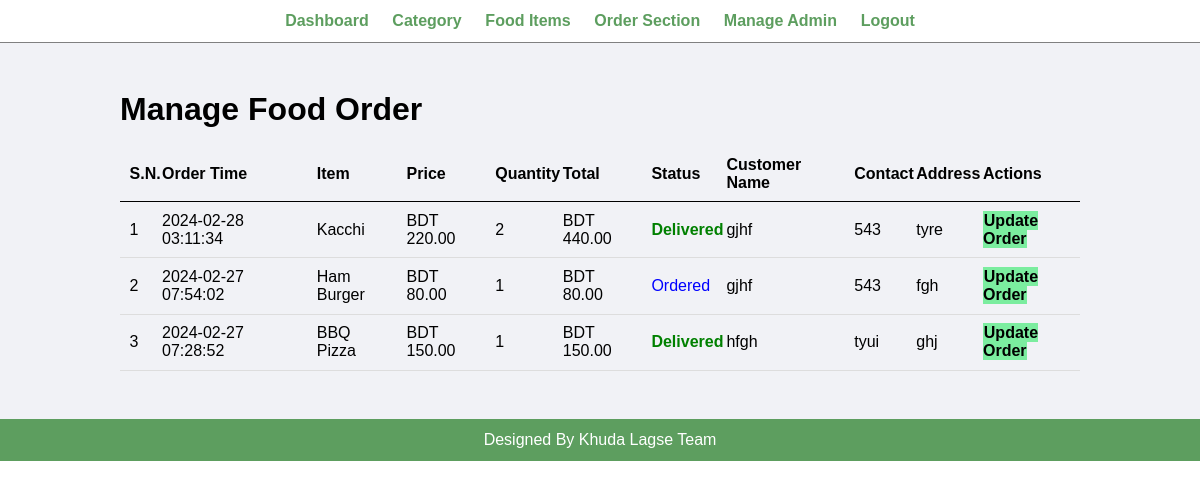
Screenshot of /admin/manage-order.php (signed in) with the database file from the repository.
### tables this page shows
CREATE TABLE `tbl_order` (
  `id` int(10) UNSIGNED NOT NULL,
  `food` varchar(150) NOT NULL,
  `price` decimal(10,2) NOT NULL,
  `qty` int(11) NOT NULL,
  `total` decimal(10,2) NOT NULL,
  `order_date` datetime NOT NULL,
  `status` varchar(50) NOT NULL,
  `customer_name` varchar(150) NOT NULL,
  `customer_contact` varchar(20) NOT NULL,
  `customer_email` varchar(150) NOT NULL,
  `customer_address` varchar(255) NOT NULL
);

### admin/manage-order.php (the view, shortened to what this page needs)
<?php include('partials/menu.php'); ?>
<div class="main-content">
    <div class="wrapper">
        <h1>Manage Food Order</h1>
                <br>
                <table class="tbl-full">
                    <tr>
                        <th>S.N.</th>
                        <th> Order Time </th>
                        <th> Item </th>
                        <th> Price </th>
                        <th> Quantity </th>
                        <th> Total </th>
                        <th> Status </th>
                        <th> Customer Name </th>
                        <th> Contact </th>
                        <th> Address </th>
                        <th> Actions </th>
                    </tr>
                    <?php
                        $sql = "SELECT * FROM tbl_order ORDER BY id DESC";
                        $res = mysqli_query($conn, $sql);
                        $count = mysqli_num_rows($res);
                        $sn = 1;
                        if($count>0)
                        {
                            while($row=mysqli_fetch_assoc($res))
                            {
                                $id = $row['id'];
                                $food = $row['food'];
                                $price = $row['price'];
                                $qty = $row['qty'];
                                $total = $row['total'];
                                $order_date = $row['order_date'];
                                $status = $row['status'];
                                $customer_name = $row['customer_name'];
                                $customer_contact = $row['customer_contact'];
                                $customer_address = $row['customer_address'];
                                ?>
                                    <tr>
                                        <td><?php echo $sn++; ?> </td>
                                        <td><?php echo $order_date; ?></td>
                                        <td><?php echo $food; ?></td>
                                        <td><?php echo 'BDT '.$price; ?></td>
                                        <td><?php echo $qty; ?></td>
                                        <td><?php echo 'BDT '.$total; ?></td>
                                        <td>
                                            <?php
                                                if($status=="Ordered")
                                                {
                                                    echo "<label style='color: blue;'>$status</label>";
                                                }
                                                elseif($status=="On Delivery")
                                                {
                                                    echo "<label style='color: orange;'>$status</label>";
                                                }
                                                elseif($status=="Delivered")
                                                {
                                                    echo "<label style='color: green;'><b>$status</b></label>";
                                                }
                                                elseif($status=="Cancelled")
                                                {
                                                    echo "<label style='color: red;'>$status</label>";
                                                }
                                            ?>
                                        </td>
                                        <td><?php echo $customer_name; ?></td>
                                        <td><?php echo $customer_contact; ?></td>
                                        <td><?php echo $customer_address; ?></td>
                                        <td>
                                            <a href="<?php echo SITEURL; ?>admin/update-order.php?id=<?php echo $id; ?>" class="btn-secondary">Update Order</a>
                                        </td>
                                    </tr>
                                <?php
                            }
                        }
                        else
                        {
                            echo "<tr><td colspan='12' class='error'>Orders not Available</td></tr>";
                        }
                    ?>
                </table>
    </div>
</div>
<?php include('partials/footer.php'); ?>

### admin/partials/menu.php (shortened to what this page needs)
<html>
    <head>
        <link rel="stylesheet" href="../css/admin.css">
    </head>
    <body>
        <div class="menu text-center">
            <div class="wrapper">
                <ul>
                    <li><a href="index.php">Dashboard</a></li>
                    <li><a href="manage-category.php">Category</a></li>
                    <li><a href="manage-food.php">Food Items</a></li>
                    <li><a href="manage-order.php">Order Section</a></li>
                    <li><a href="manage-admin.php">Manage Admin</a></li>
                    <li><a href="logout.php">Logout</a></li>
                </ul>
            </div>
        </div>

### admin/partials/footer.php
<div class="footer">
            <div class="wrapper">
                <p class="text-center">Designed By Khuda Lagse Team</p>
            </div>
        </div>
    </body>
</html>

### css/admin.css (style rules this page uses)
* { margin: 0; padding: 0; font-family: Arial, Helvetica, sans-serif; }
.wrapper { padding: 1%; width: 80%; margin: 0 auto; }
.text-center { text-align: center; }
.tbl-full { width: 100%; }
table { border-collapse: collapse; width: 100%; }
th, td { padding: 8px; text-align: left; border-bottom: 1px solid #ddd; }
table tr th { border-bottom: 1px solid black; padding: 1%; text-align: left; }
table tr td { padding: 1%; }
.btn-secondary { background-color: #7bed9f; padding: 1%; color: black; text-decoration: none; font-weight: bold; }
.menu { border-bottom: 1px solid grey; }
.menu ul { list-style-type: none; }
.menu ul li { display: inline; padding: 1%; }
.menu ul li a { text-decoration: none; font-weight: bold; color: #5d9e5f; }
.main-content { background-color: #f1f2f6; padding: 3% 0; }
.footer { background-color: #5d9e5f; color: white; }

### rows the page displays
tbl_order: order_date "2024-02-28 03:11:34", food "Kacchi", price "220.00", qty "2", total "440.00", status "Delivered", customer_name "gjhf", customer_contact "543", customer_address "tyre"
tbl_order: order_date "2024-02-27 07:54:02", food "Ham Burger", price "80.00", qty "1", total "80.00", status "Ordered", customer_name "gjhf", customer_contact "543", customer_address "fgh"
tbl_order: order_date "2024-02-27 07:28:52", food "BBQ Pizza", price "150.00", qty "1", total "150.00", status "Delivered", customer_name "hfgh", customer_contact "tyui", customer_address "ghj"
